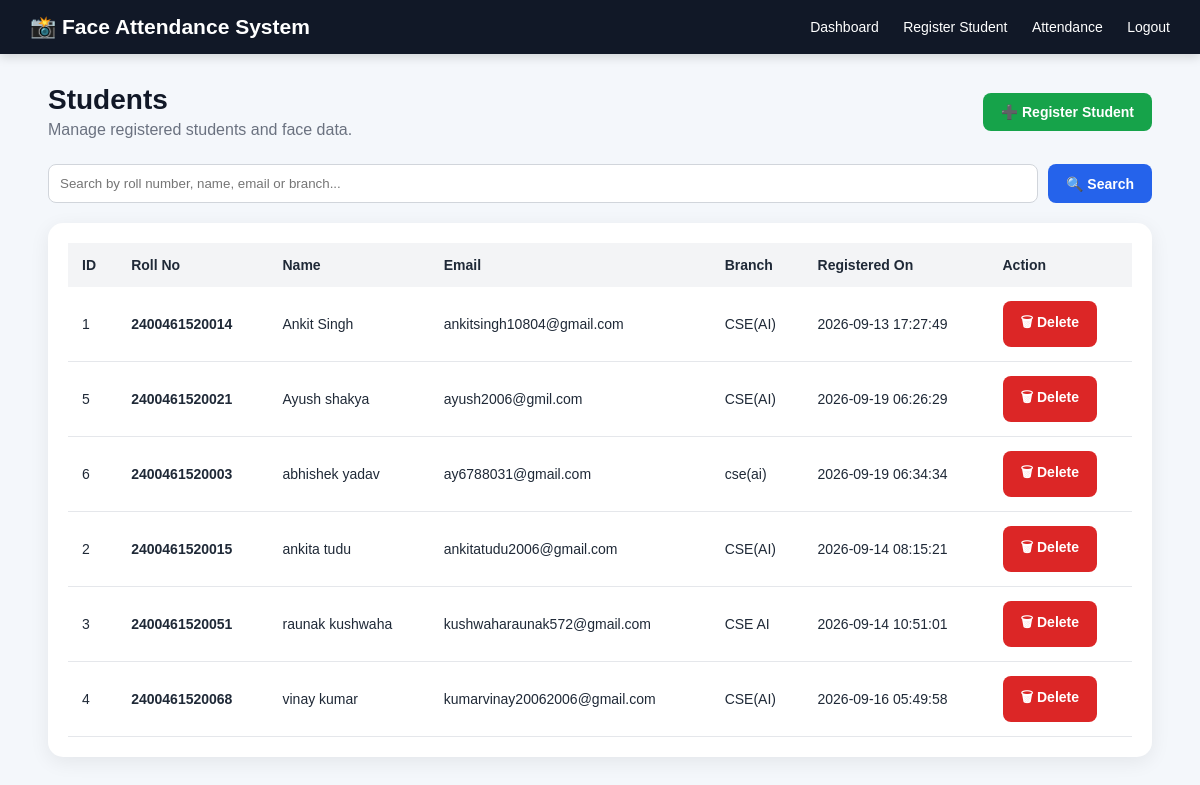
The app's page /students (signed in) with its own data.
### tables this page shows
CREATE TABLE students (

                id INTEGER PRIMARY KEY AUTOINCREMENT,

                roll_no TEXT UNIQUE NOT NULL,

                name TEXT NOT NULL,

                email TEXT NOT NULL,

                branch TEXT NOT NULL,

                created_at TEXT DEFAULT CURRENT_TIMESTAMP

            );

### app.py (the view)
@app.route("/students")
@login_required
def students():
    search = request.args.get(
        "search",
        ""
    ).strip()
    conn = get_connection()
    try:
        if search:
            students_data = conn.execute(
                """
                SELECT *
                FROM students
                WHERE
                    roll_no LIKE ?
                    OR name LIKE ?
                    OR email LIKE ?
                    OR branch LIKE ?
                ORDER BY name
                """,
                (
                    f"%{search}%",
                    f"%{search}%",
                    f"%{search}%",
                    f"%{search}%"
                )
            ).fetchall()
        else:
            students_data = conn.execute(
                """
                SELECT *
                FROM students
                ORDER BY name
                """
            ).fetchall()
    finally:
        conn.close()
    return render_template(
        "students.html",
        students=students_data,
        search=search
    )

### app.py (called while the page is built)
def login_required(function):
    @wraps(function)
    def wrapper(*args, **kwargs):
        if "admin_id" not in session:
            flash("Please login first.")
            return redirect(url_for("login"))
        return function(*args, **kwargs)
    return wrapper

### database.py (called while the page is built)
def get_connection():
    conn = sqlite3.connect(
        DATABASE_FILE
    )
    conn.row_factory = sqlite3.Row
    conn.execute(
        "PRAGMA foreign_keys = ON"
    )
    return conn

### templates/students.html (shortened to what this page needs)
<!DOCTYPE html>
<html lang="en">
<head>
    <link rel="stylesheet"
          href="{{ url_for('static', filename='style.css') }}">
</head>
<body>
<nav class="navbar">
    <h2>📸 Face Attendance System</h2>
    <div>
        <a href="{{ url_for('index') }}">Dashboard</a>
        <a href="{{ url_for('register') }}">Register Student</a>
        <a href="{{ url_for('attendance_records') }}">Attendance</a>
        <a href="{{ url_for('logout') }}">Logout</a>
    </div>
</nav>
<div class="container">
    <div class="page-header">
        <div>
            <h1>Students</h1>
            <p>
                Manage registered students and face data.
            </p>
        </div>
        <a href="{{ url_for('register') }}"
           class="btn btn-success">
            ➕ Register Student
        </a>
    </div>
    <form method="GET"
          action="{{ url_for('students') }}"
          class="search-box">
        <input
            type="text"
            name="search"
            value="{{ search }}"
            placeholder="Search by roll number, name, email or branch..."
        >
        <button type="submit"
                class="btn">
            🔍 Search
        </button>
    </form>
    <div class="table-card">
        {% if students %}
        <table>
            <thead>
                <tr>
                    <th>ID</th>
                    <th>Roll No</th>
                    <th>Name</th>
                    <th>Email</th>
                    <th>Branch</th>
                    <th>Registered On</th>
                    <th>Action</th>
                </tr>
            </thead>
            <tbody>
                {% for student in students %}
                <tr>
                    <td>
                        {{ student['id'] }}
                    </td>
                    <td>
                        <strong>
                            {{ student['roll_no'] }}
                        </strong>
                    </td>
                    <td>
                        {{ student['name'] }}
                    </td>
                    <td>
                        {{ student['email'] }}
                    </td>
                    <td>
                        {{ student['branch'] }}
                    </td>
                    <td>
                        {{ student['created_at'] }}
                    </td>
                    <td>
                        <form method="POST"
                              action="{{ url_for('delete_student', student_id=student['id']) }}"
                              onsubmit="return confirm('Are you sure you want to delete this student?');">
                            <button type="submit"
                                    class="btn btn-danger">
                                🗑 Delete
                            </button>
                        </form>
                    </td>
                </tr>
                {% endfor %}
            </tbody>
        </table>
        {% endif %}
    </div>
</div>
</body>
</html>

### static/style.css (style rules this page uses)
* { margin: 0; padding: 0; box-sizing: border-box; }
body { font-family: Arial, Helvetica, sans-serif; background: #f4f7fb; color: #1f2937; }
.navbar { width: 100%; background: #111827; color: white; padding: 15px 30px; display: flex; align-items: center; justify-content: space-between; box-shadow: 0 3px 10px rgba(0, 0, 0, 0.15); }
.navbar h2 { font-size: 21px; }
.navbar a { color: white; text-decoration: none; margin-left: 20px; font-size: 14px; }
.container { width: 92%; max-width: 1200px; margin: 30px auto; }
.page-header { display: flex; justify-content: space-between; align-items: center; margin-bottom: 25px; }
.page-header h1 { font-size: 28px; color: #111827; }
.page-header p { margin-top: 5px; color: #6b7280; }
.btn { display: inline-block; padding: 11px 18px; border: none; border-radius: 8px; text-decoration: none; cursor: pointer; font-size: 14px; font-weight: 600; background: #2563eb; color: white; }
.btn-success { background: #16a34a; }
.btn-danger { background: #dc2626; }
.table-card { background: white; padding: 20px; border-radius: 15px; box-shadow: 0 5px 20px rgba(0, 0, 0, 0.07); overflow-x: auto; }
table { width: 100%; border-collapse: collapse; }
th { background: #f3f4f6; padding: 14px; text-align: left; font-size: 14px; }
td { padding: 14px; border-bottom: 1px solid #e5e7eb; font-size: 14px; }
.search-box { display: flex; gap: 10px; margin-bottom: 20px; }
.search-box input { flex: 1; padding: 11px; border: 1px solid #d1d5db; border-radius: 8px; }

### records on screen
students: id "1", roll_no "2400461520014", name "Ankit Singh", email "ankitsingh10804@gmail.com", branch "CSE(AI)", created_at "2026-09-13 17:27:49"
students: id "5", roll_no "2400461520021", name "Ayush shakya", email "ayush2006@gmil.com", branch "CSE(AI)", created_at "2026-09-19 06:26:29"
students: id "6", roll_no "2400461520003", name "abhishek yadav", email "ay6788031@gmail.com", branch "cse(ai)", created_at "2026-09-19 06:34:34"
students: id "2", roll_no "2400461520015", name "ankita tudu", email "ankitatudu2006@gmail.com", branch "CSE(AI)", created_at "2026-09-14 08:15:21"
students: id "3", roll_no "2400461520051", name "raunak kushwaha", email "kushwaharaunak572@gmail.com", branch "CSE AI", created_at "2026-09-14 10:51:01"
students: id "4", roll_no "2400461520068", name "vinay kumar", email "kumarvinay20062006@gmail.com", branch "CSE(AI)", created_at "2026-09-16 05:49:58"
